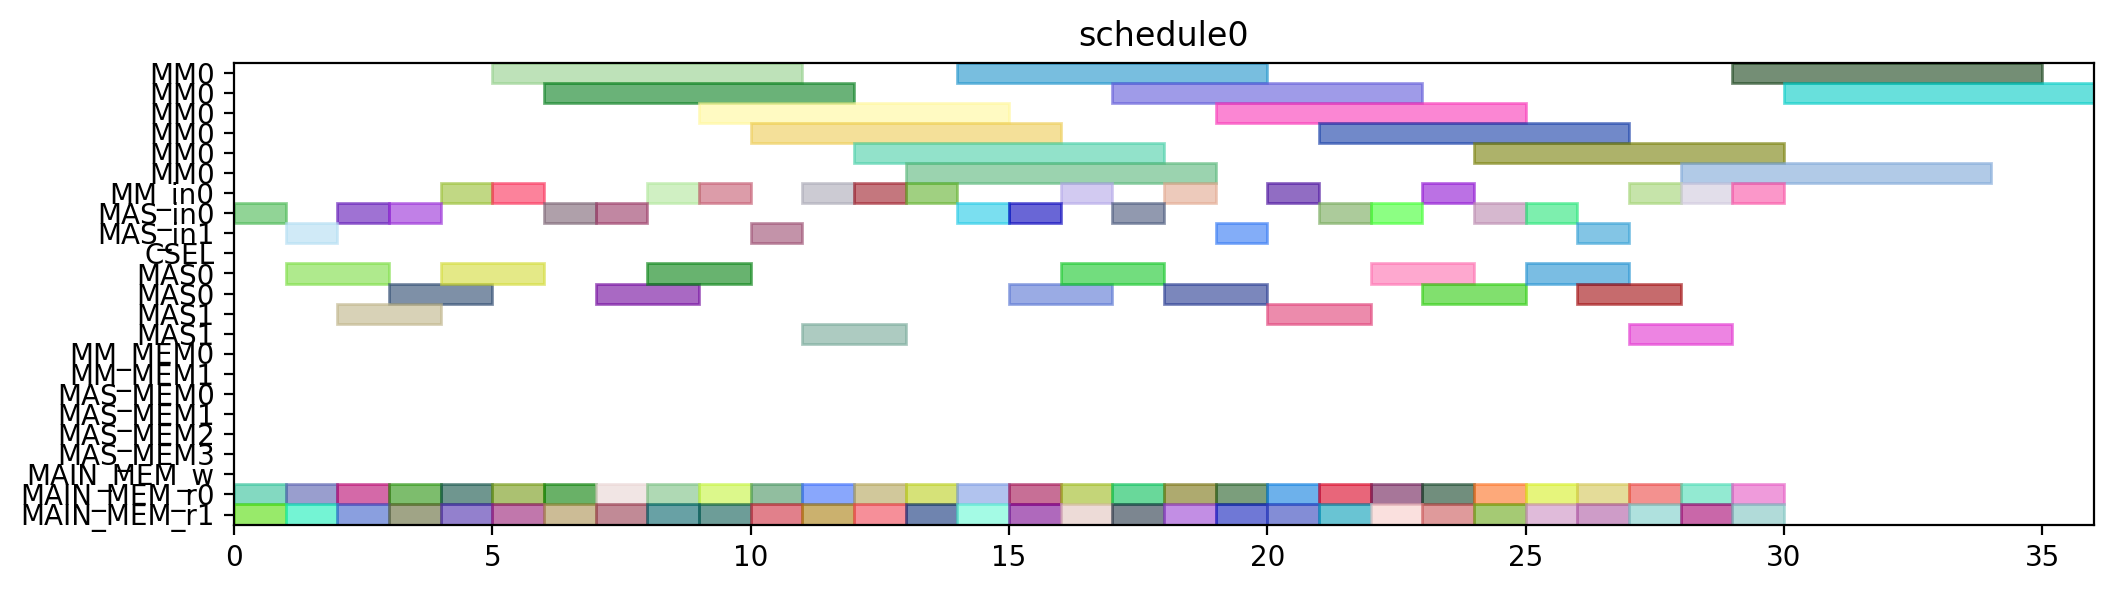

This figure's Python source:
from pyschedule import Scenario, solvers, plotters, alt


def solve():
	horizon = 120
	S = Scenario("schedule0", horizon=horizon)

	# resource
	MM = S.Resources('MM', num=1, size=6)
	MM_in = S.Resources('MM_in', num=1)
	MAS_in = S.Resources('MAS_in', num=2)
	CSEL = S.Resource('CSEL')
	MAS = S.Resources('MAS', num=2, size=2, periods=range(1, horizon))
	MM_MEM = S.Resources('MM_MEM', num=2)
	MAS_MEM = S.Resources('MAS_MEM', num=4)
	MAIN_MEM_w = S.Resource('MAIN_MEM_w', size=1)
	MAIN_MEM_r = S.Resources('MAIN_MEM_r', num=2)

	# result of previous scheduling

	# new tasks
	t1_t0 = S.Task('t1_t0', length=6, delay_cost=1)
	t1_t0 += alt(MM)
	t1_t0_in = S.Task('t1_t0_in', length=1, delay_cost=1)
	t1_t0_in += alt(MM_in)
	S += t1_t0_in*MM_in[0]<=t1_t0*MM[0]
	t1_t0_mem0 = S.Task('t1_t0_mem0', length=1, delay_cost=1)
	t1_t0_mem0 += MAIN_MEM_r[0]
	S += t1_t0_mem0 <= t1_t0

	t1_t0_mem1 = S.Task('t1_t0_mem1', length=1, delay_cost=1)
	t1_t0_mem1 += MAIN_MEM_r[1]
	S += t1_t0_mem1 <= t1_t0

	t1_t1 = S.Task('t1_t1', length=6, delay_cost=1)
	t1_t1 += alt(MM)
	t1_t1_in = S.Task('t1_t1_in', length=1, delay_cost=1)
	t1_t1_in += alt(MM_in)
	S += t1_t1_in*MM_in[0]<=t1_t1*MM[0]
	t1_t1_mem0 = S.Task('t1_t1_mem0', length=1, delay_cost=1)
	t1_t1_mem0 += MAIN_MEM_r[0]
	S += t1_t1_mem0 <= t1_t1

	t1_t1_mem1 = S.Task('t1_t1_mem1', length=1, delay_cost=1)
	t1_t1_mem1 += MAIN_MEM_r[1]
	S += t1_t1_mem1 <= t1_t1

	t1_t2 = S.Task('t1_t2', length=2, delay_cost=1)
	t1_t2 += alt(MAS)
	t1_t2_in = S.Task('t1_t2_in', length=1, delay_cost=1)
	t1_t2_in += alt(MAS_in)
	S += t1_t2_in*MAS_in[0]<=t1_t2*MAS[0]

	S += t1_t2_in*MAS_in[1]<=t1_t2*MAS[1]

	t1_t2_mem0 = S.Task('t1_t2_mem0', length=1, delay_cost=1)
	t1_t2_mem0 += MAIN_MEM_r[0]
	S += t1_t2_mem0 <= t1_t2

	t1_t2_mem1 = S.Task('t1_t2_mem1', length=1, delay_cost=1)
	t1_t2_mem1 += MAIN_MEM_r[1]
	S += t1_t2_mem1 <= t1_t2

	t1_t3 = S.Task('t1_t3', length=2, delay_cost=1)
	t1_t3 += alt(MAS)
	t1_t3_in = S.Task('t1_t3_in', length=1, delay_cost=1)
	t1_t3_in += alt(MAS_in)
	S += t1_t3_in*MAS_in[0]<=t1_t3*MAS[0]

	S += t1_t3_in*MAS_in[1]<=t1_t3*MAS[1]

	t1_t3_mem0 = S.Task('t1_t3_mem0', length=1, delay_cost=1)
	t1_t3_mem0 += MAIN_MEM_r[0]
	S += t1_t3_mem0 <= t1_t3

	t1_t3_mem1 = S.Task('t1_t3_mem1', length=1, delay_cost=1)
	t1_t3_mem1 += MAIN_MEM_r[1]
	S += t1_t3_mem1 <= t1_t3

	t2_t0 = S.Task('t2_t0', length=6, delay_cost=1)
	t2_t0 += alt(MM)
	t2_t0_in = S.Task('t2_t0_in', length=1, delay_cost=1)
	t2_t0_in += alt(MM_in)
	S += t2_t0_in*MM_in[0]<=t2_t0*MM[0]
	t2_t0_mem0 = S.Task('t2_t0_mem0', length=1, delay_cost=1)
	t2_t0_mem0 += MAIN_MEM_r[0]
	S += t2_t0_mem0 <= t2_t0

	t2_t0_mem1 = S.Task('t2_t0_mem1', length=1, delay_cost=1)
	t2_t0_mem1 += MAIN_MEM_r[1]
	S += t2_t0_mem1 <= t2_t0

	t2_t1 = S.Task('t2_t1', length=6, delay_cost=1)
	t2_t1 += alt(MM)
	t2_t1_in = S.Task('t2_t1_in', length=1, delay_cost=1)
	t2_t1_in += alt(MM_in)
	S += t2_t1_in*MM_in[0]<=t2_t1*MM[0]
	t2_t1_mem0 = S.Task('t2_t1_mem0', length=1, delay_cost=1)
	t2_t1_mem0 += MAIN_MEM_r[0]
	S += t2_t1_mem0 <= t2_t1

	t2_t1_mem1 = S.Task('t2_t1_mem1', length=1, delay_cost=1)
	t2_t1_mem1 += MAIN_MEM_r[1]
	S += t2_t1_mem1 <= t2_t1

	t2_t2 = S.Task('t2_t2', length=2, delay_cost=1)
	t2_t2 += alt(MAS)
	t2_t2_in = S.Task('t2_t2_in', length=1, delay_cost=1)
	t2_t2_in += alt(MAS_in)
	S += t2_t2_in*MAS_in[0]<=t2_t2*MAS[0]

	S += t2_t2_in*MAS_in[1]<=t2_t2*MAS[1]

	t2_t2_mem0 = S.Task('t2_t2_mem0', length=1, delay_cost=1)
	t2_t2_mem0 += MAIN_MEM_r[0]
	S += t2_t2_mem0 <= t2_t2

	t2_t2_mem1 = S.Task('t2_t2_mem1', length=1, delay_cost=1)
	t2_t2_mem1 += MAIN_MEM_r[1]
	S += t2_t2_mem1 <= t2_t2

	t2_t3 = S.Task('t2_t3', length=2, delay_cost=1)
	t2_t3 += alt(MAS)
	t2_t3_in = S.Task('t2_t3_in', length=1, delay_cost=1)
	t2_t3_in += alt(MAS_in)
	S += t2_t3_in*MAS_in[0]<=t2_t3*MAS[0]

	S += t2_t3_in*MAS_in[1]<=t2_t3*MAS[1]

	t2_t3_mem0 = S.Task('t2_t3_mem0', length=1, delay_cost=1)
	t2_t3_mem0 += MAIN_MEM_r[0]
	S += t2_t3_mem0 <= t2_t3

	t2_t3_mem1 = S.Task('t2_t3_mem1', length=1, delay_cost=1)
	t2_t3_mem1 += MAIN_MEM_r[1]
	S += t2_t3_mem1 <= t2_t3

	t0_t0 = S.Task('t0_t0', length=6, delay_cost=1)
	t0_t0 += alt(MM)
	t0_t0_in = S.Task('t0_t0_in', length=1, delay_cost=1)
	t0_t0_in += alt(MM_in)
	S += t0_t0_in*MM_in[0]<=t0_t0*MM[0]
	t0_t0_mem0 = S.Task('t0_t0_mem0', length=1, delay_cost=1)
	t0_t0_mem0 += MAIN_MEM_r[0]
	S += t0_t0_mem0 <= t0_t0

	t0_t0_mem1 = S.Task('t0_t0_mem1', length=1, delay_cost=1)
	t0_t0_mem1 += MAIN_MEM_r[1]
	S += t0_t0_mem1 <= t0_t0

	t0_t1 = S.Task('t0_t1', length=6, delay_cost=1)
	t0_t1 += alt(MM)
	t0_t1_in = S.Task('t0_t1_in', length=1, delay_cost=1)
	t0_t1_in += alt(MM_in)
	S += t0_t1_in*MM_in[0]<=t0_t1*MM[0]
	t0_t1_mem0 = S.Task('t0_t1_mem0', length=1, delay_cost=1)
	t0_t1_mem0 += MAIN_MEM_r[0]
	S += t0_t1_mem0 <= t0_t1

	t0_t1_mem1 = S.Task('t0_t1_mem1', length=1, delay_cost=1)
	t0_t1_mem1 += MAIN_MEM_r[1]
	S += t0_t1_mem1 <= t0_t1

	t0_t2 = S.Task('t0_t2', length=2, delay_cost=1)
	t0_t2 += alt(MAS)
	t0_t2_in = S.Task('t0_t2_in', length=1, delay_cost=1)
	t0_t2_in += alt(MAS_in)
	S += t0_t2_in*MAS_in[0]<=t0_t2*MAS[0]

	S += t0_t2_in*MAS_in[1]<=t0_t2*MAS[1]

	t0_t2_mem0 = S.Task('t0_t2_mem0', length=1, delay_cost=1)
	t0_t2_mem0 += MAIN_MEM_r[0]
	S += t0_t2_mem0 <= t0_t2

	t0_t2_mem1 = S.Task('t0_t2_mem1', length=1, delay_cost=1)
	t0_t2_mem1 += MAIN_MEM_r[1]
	S += t0_t2_mem1 <= t0_t2

	t0_t3 = S.Task('t0_t3', length=2, delay_cost=1)
	t0_t3 += alt(MAS)
	t0_t3_in = S.Task('t0_t3_in', length=1, delay_cost=1)
	t0_t3_in += alt(MAS_in)
	S += t0_t3_in*MAS_in[0]<=t0_t3*MAS[0]

	S += t0_t3_in*MAS_in[1]<=t0_t3*MAS[1]

	t0_t3_mem0 = S.Task('t0_t3_mem0', length=1, delay_cost=1)
	t0_t3_mem0 += MAIN_MEM_r[0]
	S += t0_t3_mem0 <= t0_t3

	t0_t3_mem1 = S.Task('t0_t3_mem1', length=1, delay_cost=1)
	t0_t3_mem1 += MAIN_MEM_r[1]
	S += t0_t3_mem1 <= t0_t3

	t4_t0_t0 = S.Task('t4_t0_t0', length=6, delay_cost=1)
	t4_t0_t0 += alt(MM)
	t4_t0_t0_in = S.Task('t4_t0_t0_in', length=1, delay_cost=1)
	t4_t0_t0_in += alt(MM_in)
	S += t4_t0_t0_in*MM_in[0]<=t4_t0_t0*MM[0]
	t4_t0_t0_mem0 = S.Task('t4_t0_t0_mem0', length=1, delay_cost=1)
	t4_t0_t0_mem0 += MAIN_MEM_r[0]
	S += t4_t0_t0_mem0 <= t4_t0_t0

	t4_t0_t0_mem1 = S.Task('t4_t0_t0_mem1', length=1, delay_cost=1)
	t4_t0_t0_mem1 += MAIN_MEM_r[1]
	S += t4_t0_t0_mem1 <= t4_t0_t0

	t4_t0_t1 = S.Task('t4_t0_t1', length=6, delay_cost=1)
	t4_t0_t1 += alt(MM)
	t4_t0_t1_in = S.Task('t4_t0_t1_in', length=1, delay_cost=1)
	t4_t0_t1_in += alt(MM_in)
	S += t4_t0_t1_in*MM_in[0]<=t4_t0_t1*MM[0]
	t4_t0_t1_mem0 = S.Task('t4_t0_t1_mem0', length=1, delay_cost=1)
	t4_t0_t1_mem0 += MAIN_MEM_r[0]
	S += t4_t0_t1_mem0 <= t4_t0_t1

	t4_t0_t1_mem1 = S.Task('t4_t0_t1_mem1', length=1, delay_cost=1)
	t4_t0_t1_mem1 += MAIN_MEM_r[1]
	S += t4_t0_t1_mem1 <= t4_t0_t1

	t4_t0_t2 = S.Task('t4_t0_t2', length=2, delay_cost=1)
	t4_t0_t2 += alt(MAS)
	t4_t0_t2_in = S.Task('t4_t0_t2_in', length=1, delay_cost=1)
	t4_t0_t2_in += alt(MAS_in)
	S += t4_t0_t2_in*MAS_in[0]<=t4_t0_t2*MAS[0]

	S += t4_t0_t2_in*MAS_in[1]<=t4_t0_t2*MAS[1]

	t4_t0_t2_mem0 = S.Task('t4_t0_t2_mem0', length=1, delay_cost=1)
	t4_t0_t2_mem0 += MAIN_MEM_r[0]
	S += t4_t0_t2_mem0 <= t4_t0_t2

	t4_t0_t2_mem1 = S.Task('t4_t0_t2_mem1', length=1, delay_cost=1)
	t4_t0_t2_mem1 += MAIN_MEM_r[1]
	S += t4_t0_t2_mem1 <= t4_t0_t2

	t4_t0_t3 = S.Task('t4_t0_t3', length=2, delay_cost=1)
	t4_t0_t3 += alt(MAS)
	t4_t0_t3_in = S.Task('t4_t0_t3_in', length=1, delay_cost=1)
	t4_t0_t3_in += alt(MAS_in)
	S += t4_t0_t3_in*MAS_in[0]<=t4_t0_t3*MAS[0]

	S += t4_t0_t3_in*MAS_in[1]<=t4_t0_t3*MAS[1]

	t4_t0_t3_mem0 = S.Task('t4_t0_t3_mem0', length=1, delay_cost=1)
	t4_t0_t3_mem0 += MAIN_MEM_r[0]
	S += t4_t0_t3_mem0 <= t4_t0_t3

	t4_t0_t3_mem1 = S.Task('t4_t0_t3_mem1', length=1, delay_cost=1)
	t4_t0_t3_mem1 += MAIN_MEM_r[1]
	S += t4_t0_t3_mem1 <= t4_t0_t3

	t4_t1_t0 = S.Task('t4_t1_t0', length=6, delay_cost=1)
	t4_t1_t0 += alt(MM)
	t4_t1_t0_in = S.Task('t4_t1_t0_in', length=1, delay_cost=1)
	t4_t1_t0_in += alt(MM_in)
	S += t4_t1_t0_in*MM_in[0]<=t4_t1_t0*MM[0]
	t4_t1_t0_mem0 = S.Task('t4_t1_t0_mem0', length=1, delay_cost=1)
	t4_t1_t0_mem0 += MAIN_MEM_r[0]
	S += t4_t1_t0_mem0 <= t4_t1_t0

	t4_t1_t0_mem1 = S.Task('t4_t1_t0_mem1', length=1, delay_cost=1)
	t4_t1_t0_mem1 += MAIN_MEM_r[1]
	S += t4_t1_t0_mem1 <= t4_t1_t0

	t4_t1_t1 = S.Task('t4_t1_t1', length=6, delay_cost=1)
	t4_t1_t1 += alt(MM)
	t4_t1_t1_in = S.Task('t4_t1_t1_in', length=1, delay_cost=1)
	t4_t1_t1_in += alt(MM_in)
	S += t4_t1_t1_in*MM_in[0]<=t4_t1_t1*MM[0]
	t4_t1_t1_mem0 = S.Task('t4_t1_t1_mem0', length=1, delay_cost=1)
	t4_t1_t1_mem0 += MAIN_MEM_r[0]
	S += t4_t1_t1_mem0 <= t4_t1_t1

	t4_t1_t1_mem1 = S.Task('t4_t1_t1_mem1', length=1, delay_cost=1)
	t4_t1_t1_mem1 += MAIN_MEM_r[1]
	S += t4_t1_t1_mem1 <= t4_t1_t1

	t4_t1_t2 = S.Task('t4_t1_t2', length=2, delay_cost=1)
	t4_t1_t2 += alt(MAS)
	t4_t1_t2_in = S.Task('t4_t1_t2_in', length=1, delay_cost=1)
	t4_t1_t2_in += alt(MAS_in)
	S += t4_t1_t2_in*MAS_in[0]<=t4_t1_t2*MAS[0]

	S += t4_t1_t2_in*MAS_in[1]<=t4_t1_t2*MAS[1]

	t4_t1_t2_mem0 = S.Task('t4_t1_t2_mem0', length=1, delay_cost=1)
	t4_t1_t2_mem0 += MAIN_MEM_r[0]
	S += t4_t1_t2_mem0 <= t4_t1_t2

	t4_t1_t2_mem1 = S.Task('t4_t1_t2_mem1', length=1, delay_cost=1)
	t4_t1_t2_mem1 += MAIN_MEM_r[1]
	S += t4_t1_t2_mem1 <= t4_t1_t2

	t4_t1_t3 = S.Task('t4_t1_t3', length=2, delay_cost=1)
	t4_t1_t3 += alt(MAS)
	t4_t1_t3_in = S.Task('t4_t1_t3_in', length=1, delay_cost=1)
	t4_t1_t3_in += alt(MAS_in)
	S += t4_t1_t3_in*MAS_in[0]<=t4_t1_t3*MAS[0]

	S += t4_t1_t3_in*MAS_in[1]<=t4_t1_t3*MAS[1]

	t4_t1_t3_mem0 = S.Task('t4_t1_t3_mem0', length=1, delay_cost=1)
	t4_t1_t3_mem0 += MAIN_MEM_r[0]
	S += t4_t1_t3_mem0 <= t4_t1_t3

	t4_t1_t3_mem1 = S.Task('t4_t1_t3_mem1', length=1, delay_cost=1)
	t4_t1_t3_mem1 += MAIN_MEM_r[1]
	S += t4_t1_t3_mem1 <= t4_t1_t3

	t4_t2_t0 = S.Task('t4_t2_t0', length=6, delay_cost=1)
	t4_t2_t0 += alt(MM)
	t4_t2_t0_in = S.Task('t4_t2_t0_in', length=1, delay_cost=1)
	t4_t2_t0_in += alt(MM_in)
	S += t4_t2_t0_in*MM_in[0]<=t4_t2_t0*MM[0]
	t4_t2_t0_mem0 = S.Task('t4_t2_t0_mem0', length=1, delay_cost=1)
	t4_t2_t0_mem0 += MAIN_MEM_r[0]
	S += t4_t2_t0_mem0 <= t4_t2_t0

	t4_t2_t0_mem1 = S.Task('t4_t2_t0_mem1', length=1, delay_cost=1)
	t4_t2_t0_mem1 += MAIN_MEM_r[1]
	S += t4_t2_t0_mem1 <= t4_t2_t0

	t4_t2_t1 = S.Task('t4_t2_t1', length=6, delay_cost=1)
	t4_t2_t1 += alt(MM)
	t4_t2_t1_in = S.Task('t4_t2_t1_in', length=1, delay_cost=1)
	t4_t2_t1_in += alt(MM_in)
	S += t4_t2_t1_in*MM_in[0]<=t4_t2_t1*MM[0]
	t4_t2_t1_mem0 = S.Task('t4_t2_t1_mem0', length=1, delay_cost=1)
	t4_t2_t1_mem0 += MAIN_MEM_r[0]
	S += t4_t2_t1_mem0 <= t4_t2_t1

	t4_t2_t1_mem1 = S.Task('t4_t2_t1_mem1', length=1, delay_cost=1)
	t4_t2_t1_mem1 += MAIN_MEM_r[1]
	S += t4_t2_t1_mem1 <= t4_t2_t1

	t4_t2_t2 = S.Task('t4_t2_t2', length=2, delay_cost=1)
	t4_t2_t2 += alt(MAS)
	t4_t2_t2_in = S.Task('t4_t2_t2_in', length=1, delay_cost=1)
	t4_t2_t2_in += alt(MAS_in)
	S += t4_t2_t2_in*MAS_in[0]<=t4_t2_t2*MAS[0]

	S += t4_t2_t2_in*MAS_in[1]<=t4_t2_t2*MAS[1]

	t4_t2_t2_mem0 = S.Task('t4_t2_t2_mem0', length=1, delay_cost=1)
	t4_t2_t2_mem0 += MAIN_MEM_r[0]
	S += t4_t2_t2_mem0 <= t4_t2_t2

	t4_t2_t2_mem1 = S.Task('t4_t2_t2_mem1', length=1, delay_cost=1)
	t4_t2_t2_mem1 += MAIN_MEM_r[1]
	S += t4_t2_t2_mem1 <= t4_t2_t2

	t4_t2_t3 = S.Task('t4_t2_t3', length=2, delay_cost=1)
	t4_t2_t3 += alt(MAS)
	t4_t2_t3_in = S.Task('t4_t2_t3_in', length=1, delay_cost=1)
	t4_t2_t3_in += alt(MAS_in)
	S += t4_t2_t3_in*MAS_in[0]<=t4_t2_t3*MAS[0]

	S += t4_t2_t3_in*MAS_in[1]<=t4_t2_t3*MAS[1]

	t4_t2_t3_mem0 = S.Task('t4_t2_t3_mem0', length=1, delay_cost=1)
	t4_t2_t3_mem0 += MAIN_MEM_r[0]
	S += t4_t2_t3_mem0 <= t4_t2_t3

	t4_t2_t3_mem1 = S.Task('t4_t2_t3_mem1', length=1, delay_cost=1)
	t4_t2_t3_mem1 += MAIN_MEM_r[1]
	S += t4_t2_t3_mem1 <= t4_t2_t3

	t4_t40 = S.Task('t4_t40', length=2, delay_cost=1)
	t4_t40 += alt(MAS)
	t4_t40_in = S.Task('t4_t40_in', length=1, delay_cost=1)
	t4_t40_in += alt(MAS_in)
	S += t4_t40_in*MAS_in[0]<=t4_t40*MAS[0]

	S += t4_t40_in*MAS_in[1]<=t4_t40*MAS[1]

	t4_t40_mem0 = S.Task('t4_t40_mem0', length=1, delay_cost=1)
	t4_t40_mem0 += MAIN_MEM_r[0]
	S += t4_t40_mem0 <= t4_t40

	t4_t40_mem1 = S.Task('t4_t40_mem1', length=1, delay_cost=1)
	t4_t40_mem1 += MAIN_MEM_r[1]
	S += t4_t40_mem1 <= t4_t40

	t4_t41 = S.Task('t4_t41', length=2, delay_cost=1)
	t4_t41 += alt(MAS)
	t4_t41_in = S.Task('t4_t41_in', length=1, delay_cost=1)
	t4_t41_in += alt(MAS_in)
	S += t4_t41_in*MAS_in[0]<=t4_t41*MAS[0]

	S += t4_t41_in*MAS_in[1]<=t4_t41*MAS[1]

	t4_t41_mem0 = S.Task('t4_t41_mem0', length=1, delay_cost=1)
	t4_t41_mem0 += MAIN_MEM_r[0]
	S += t4_t41_mem0 <= t4_t41

	t4_t41_mem1 = S.Task('t4_t41_mem1', length=1, delay_cost=1)
	t4_t41_mem1 += MAIN_MEM_r[1]
	S += t4_t41_mem1 <= t4_t41

	t4_t50 = S.Task('t4_t50', length=2, delay_cost=1)
	t4_t50 += alt(MAS)
	t4_t50_in = S.Task('t4_t50_in', length=1, delay_cost=1)
	t4_t50_in += alt(MAS_in)
	S += t4_t50_in*MAS_in[0]<=t4_t50*MAS[0]

	S += t4_t50_in*MAS_in[1]<=t4_t50*MAS[1]

	t4_t50_mem0 = S.Task('t4_t50_mem0', length=1, delay_cost=1)
	t4_t50_mem0 += MAIN_MEM_r[0]
	S += t4_t50_mem0 <= t4_t50

	t4_t50_mem1 = S.Task('t4_t50_mem1', length=1, delay_cost=1)
	t4_t50_mem1 += MAIN_MEM_r[1]
	S += t4_t50_mem1 <= t4_t50

	t4_t51 = S.Task('t4_t51', length=2, delay_cost=1)
	t4_t51 += alt(MAS)
	t4_t51_in = S.Task('t4_t51_in', length=1, delay_cost=1)
	t4_t51_in += alt(MAS_in)
	S += t4_t51_in*MAS_in[0]<=t4_t51*MAS[0]

	S += t4_t51_in*MAS_in[1]<=t4_t51*MAS[1]

	t4_t51_mem0 = S.Task('t4_t51_mem0', length=1, delay_cost=1)
	t4_t51_mem0 += MAIN_MEM_r[0]
	S += t4_t51_mem0 <= t4_t51

	t4_t51_mem1 = S.Task('t4_t51_mem1', length=1, delay_cost=1)
	t4_t51_mem1 += MAIN_MEM_r[1]
	S += t4_t51_mem1 <= t4_t51

	t4_t8_t0 = S.Task('t4_t8_t0', length=6, delay_cost=1)
	t4_t8_t0 += alt(MM)
	t4_t8_t0_in = S.Task('t4_t8_t0_in', length=1, delay_cost=1)
	t4_t8_t0_in += alt(MM_in)
	S += t4_t8_t0_in*MM_in[0]<=t4_t8_t0*MM[0]
	t4_t8_t0_mem0 = S.Task('t4_t8_t0_mem0', length=1, delay_cost=1)
	t4_t8_t0_mem0 += MAIN_MEM_r[0]
	S += t4_t8_t0_mem0 <= t4_t8_t0

	t4_t8_t0_mem1 = S.Task('t4_t8_t0_mem1', length=1, delay_cost=1)
	t4_t8_t0_mem1 += MAIN_MEM_r[1]
	S += t4_t8_t0_mem1 <= t4_t8_t0

	t4_t8_t1 = S.Task('t4_t8_t1', length=6, delay_cost=1)
	t4_t8_t1 += alt(MM)
	t4_t8_t1_in = S.Task('t4_t8_t1_in', length=1, delay_cost=1)
	t4_t8_t1_in += alt(MM_in)
	S += t4_t8_t1_in*MM_in[0]<=t4_t8_t1*MM[0]
	t4_t8_t1_mem0 = S.Task('t4_t8_t1_mem0', length=1, delay_cost=1)
	t4_t8_t1_mem0 += MAIN_MEM_r[0]
	S += t4_t8_t1_mem0 <= t4_t8_t1

	t4_t8_t1_mem1 = S.Task('t4_t8_t1_mem1', length=1, delay_cost=1)
	t4_t8_t1_mem1 += MAIN_MEM_r[1]
	S += t4_t8_t1_mem1 <= t4_t8_t1

	solvers.mip.solve(S,msg=1,kind='CPLEX',ratio_gap=1.01)

	solution = [['hoge']*len(S.solution()[1]) for i in range(len(S.solution()))]
	for i in range(len(S.solution())):
		for j in range(len(S.solution()[i])):
			solution[i][j]=str(S.solution()[i][j])
	print(solution)

	cycles = int(solution[-1][3])

	pic_file_name = "/mnt/rose/usr1/fukuda/ABE/multiRAM_multiMAS_16mux/scheduling_result/stage6MM1_stage2MAS2/SPARSE/schedule0.png"
	if(S.solution() != []):
		plotters.matplotlib.plot(S,img_filename=pic_file_name, show_task_labels=False, fig_size=(cycles*0.25+3, 3))

	return solution
